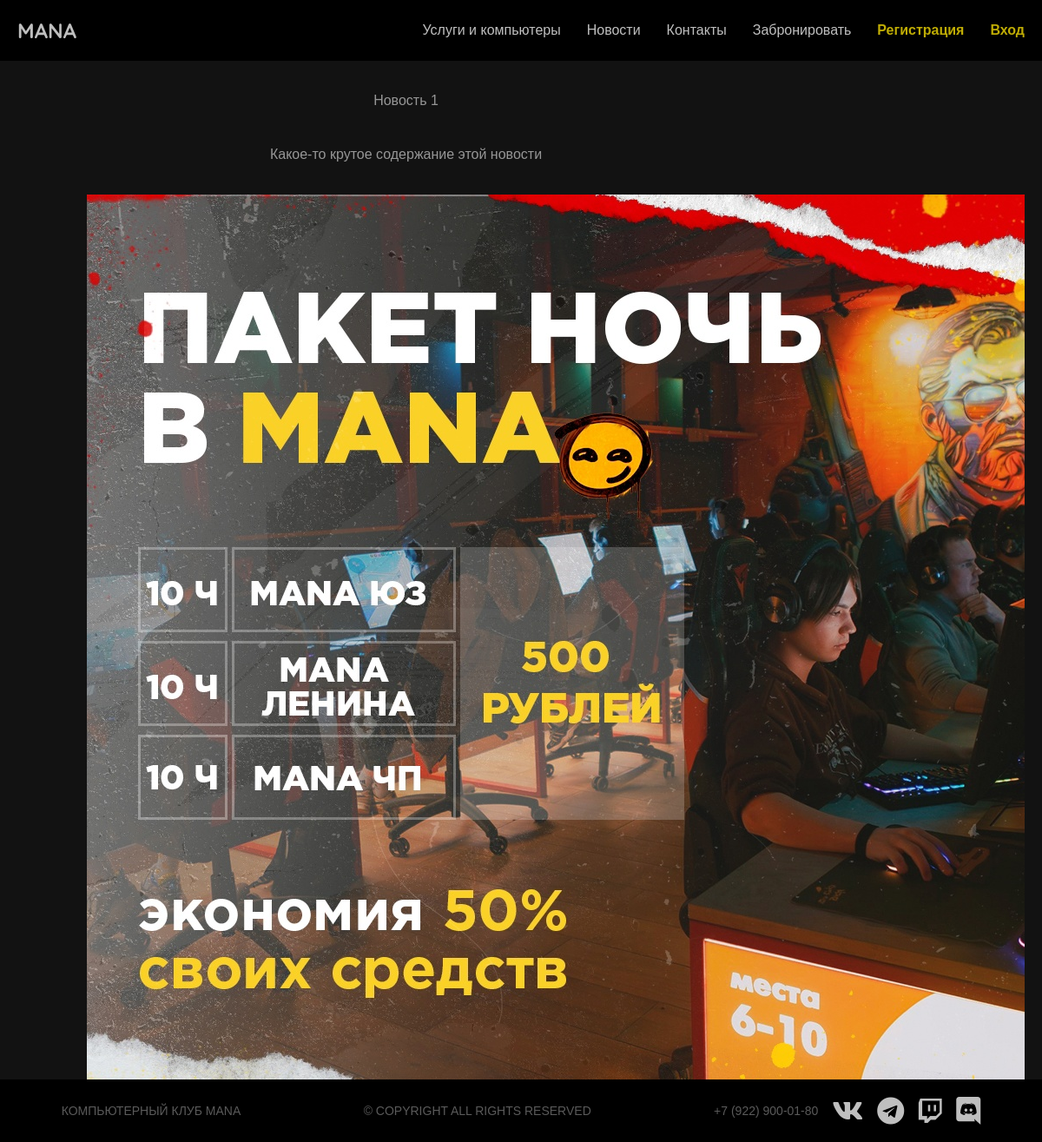
The page /news/1/ on the database its author committed.
### mana/models.py (models this page shows, shortened)
class News(models.Model):
    title = models.CharField(max_length=255)
    content = models.TextField(blank=True)
    photo = models.ImageField(upload_to="photos/%Y/%m/%d/", default=None,
                              blank=True, null=True, verbose_name="Фото")
    time_create = models.DateTimeField(auto_now_add=True)
    time_update = models.DateTimeField(auto_now=True)
    is_published = models.BooleanField(default=True)
    class Meta:
        ordering = ['-time_create']
        indexes = [
            models.Index(fields=['-time_create'])
        ]
        verbose_name = 'Новости'
        verbose_name_plural = "Новости"

### mana/views.py (the view)
# urls.py: path('news/<int:news_id>/', views.newsid, name='news_id'),
def newsid(request, news_id):
    news = get_object_or_404(News, pk=news_id)
    data = {
        'title': news.title,
        'menu': menu,
        'news': news,
        'content': news.content,
        'cat_selected': 1,
    }
    return render(request, 'mana/html/news_content.html', data)

### mana/templates/mana/html/news_content.html (shortened to what this page needs)
{% load static %}
<!DOCTYPE html>
<html>
<head>
    <head>
    </head>
    <link rel="stylesheet" type="text/css" media="screen" href="{% static 'mana/css/sign.css' %}" />
    <link rel="stylesheet" href="https://use.fontawesome.com/releases/v5.1.0/css/all.css">
</head>
<body>
    <body>
      <header>
        <h2> <a href="{% url 'home' %}"> MANA </a></h2>
        <nav>
        <li><a href="{% url 'services' %}"> Услуги и компьютеры </a></li>
        <li><a href="{% url 'news' %}"> Новости </a></li>
        <li><a href="{% url 'about' %}"> Контакты </a></li>
        <li><a class="order" href="{% url 'booking' %}"> Забронировать </a></li>
        {% if user.is_authenticated %}
          <li><a class="account" href="{% url 'account' %}"> Личный кабинет </a></li>
          <li class="account"> {{ user }} </li>
          <li><a class="account" href="{% url 'users:logout' %}"> Выйти </a></li>
        {% else %}
          <li><a class="sign" href="{% url 'users:register' %}"> Регистрация </a></li>
          <li><a class="sign" href="{% url 'users:login' %}"> Вход </a></li>
        {% endif %}
        </nav>
      </header>
    <section>
        <p>{{ news.title }}</p>
        <p>{{ news.content }}</p>
        {% if news.photo %}
          <p><img class="img-article-left" src="{{news.photo.url}}"></p>
        {% endif %}
    </section>
    <footer id="contact">
      <p>КОМПЬЮТЕРНЫЙ КЛУБ MANA</p>
      <p>© Copyright All Rights Reserved</a></p>
      <ul>
        <p>+7 (922) 900-01-80</a></p>
        <li><a href="https://vk.com/mana_kirov"><i class="fab fa-vk fa-2x"></i></a></li>
        <li><a href="https://t.me/mana_kirov"><i class="fab fa-telegram fa-2x"></i></a></li>
        <li><a href="https://vk.com/away.php?to=https%3A%2F%2Fwww.twitch.tv%2Fmana_off"><i class="fab fa-twitch fa-2x"></i></a></li>
        <li><a href="https://discord.gg/A8pYcmUvqf"><i class="fab fa-discord fa-2x"></i></a></li>
      </ul>
    </footer>
</body>
</html>

### mana/static/mana/css/sign.css (style rules this page uses)
* { margin: 0 ; box-sizing: border-box ; padding: 0 ; }
html { font : normal 16px sans-serif ; color : #555; }
nav { list-style: none ; }
a { cursor: pointer ; text-decoration: none ; opacity: 0.75 ; color : #fff ; }
p { color:rgb(150, 150, 150) }
header { z-index: 2; position: absolute ; width: 100% ; display: flex ; justify-content: space-between ; align-items: center ; animation: 0s fadein 0.0s forwards ; opacity: 0; color : #fff ; background-color: #000000; padding: 20px 20px ; }
header h2 { font-family: "Quicksand" , sans-serif ; }
header nav { display: flex ; margin-right: -15px ; color : #fff ; }
header nav li { margin: 0 15px ; }
a.sign { color: rgb(255, 230, 7); font-weight: bold ; transition-timing-function: ease ; transition-duration: 0.3s ; }
section { display: flex ; flex-direction: column ; align-items: center ; padding: 100px 80px ; }
section p { max-width: 775px ; line-height: 2 ; padding: 0 20px ; margin-bottom: 30px ; text-align: center ; }
footer { display: flex ; align-items: center ; justify-content: space-around ; background-color: #000000 ; color : #fff ; padding: 20px 0 ; position: fixed; bottom: 0; width: 100%; }
footer ul { display: flex ; }
footer ul li { margin-left: 16px ; }
footer p { text-transform: uppercase ; font-size: 14px ; opacity: 0.6; align-self: center; }
li { list-style: none; }
* { margin: 0; padding: 0; box-sizing: border-box; }
body, input { font-family: "Poppins", sans-serif; }
body { font-family: Arial, sans-serif; background-color: #121212; color: #fff; margin: 0; padding: 0; display: flex; height: 100vh; }

### rows shown on the page
News: title "Новость 1", content "Какое-то крутое содержание этой новости", photo (picture)
